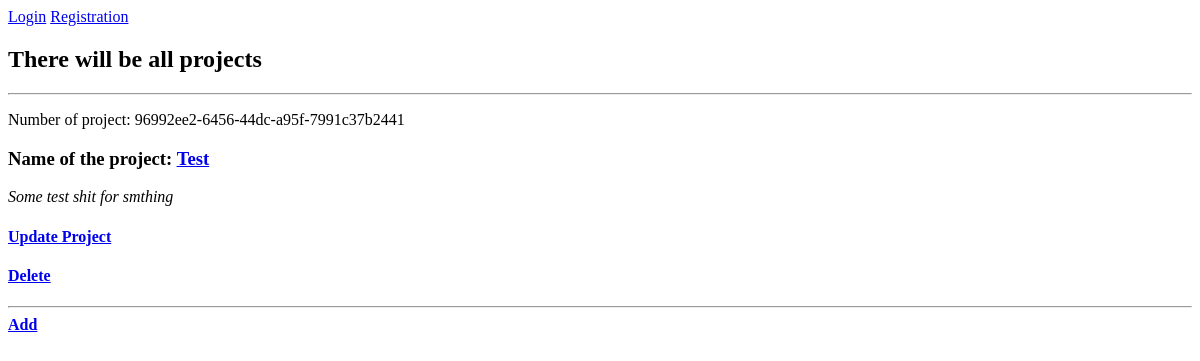
Before: / with the older database file.
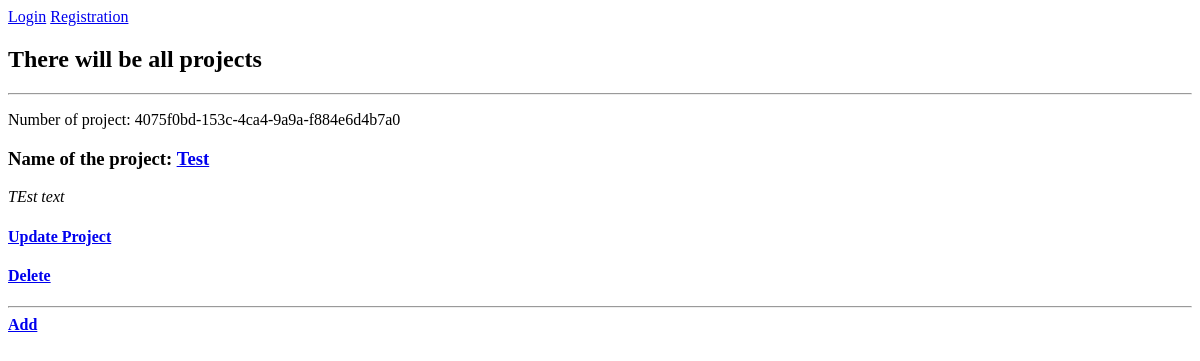
After: the same page with the newer database file.
### app_projects/models.py (models this page shows, shortened)
class Project(models.Model):
    tags = models.ManyToManyField(Tag, blank=True)
    title = models.CharField(max_length=100)
    slug = models.SlugField()
    description = models.TextField(null=True, blank=True)
    demo_link = models.CharField(max_length=500, null=True, blank=True)
    source_link = models.CharField(max_length=500, null=True, blank=True)
    created = models.DateTimeField(auto_now_add=True)
    id = models.UUIDField(default=uuid.uuid4, unique=True, primary_key=True, editable=False)
    """Connection project with users"""

### app_projects/views.py (the view)
# urls.py: path('', views.projects, name='projects'),
def projects(request):
    projects = Project.objects.all()
    context = {'projects': projects}
    return render(request, 'app_projects/projects.html', context)

### app_projects/templates/app_projects/projects.html (shortened to what this page needs)
<!DOCTYPE html>
{% extends 'base.html' %}
    {% block content %}
    <body>
      <h2>There will be all projects</h2>
      {% for project in projects %}
      <hr>
          <p>Number of project: {{ project.id }}</p>
          <h3>Name of the project: <a href="{% url 'project' project.id %}">{{ project.title }}</a></h3>
          <em>{{ project.description }}</em>
          <h4><a href="{% url 'update-project' project.id %}">Update Project</a></h4>
        <h4><a href="{% url 'delete' project.id %}">Delete</a></h4>
      {% endfor %}
      <hr>
        <strong><a href="{% url 'create-project' %}">Add<Project></Project></a></strong>
    </body>
    {% endblock %}

### templates/base.html (shortened to what this page needs)
<!DOCTYPE html>
{% load static %}
<html lang="en">
<head>
</head>
<body>
    {% include 'navbar.html' %}
    <div class="navbar-nav">
        {% if user.is_authenticated %}
                <a class="nav-item nav-link" href="{% url 'profile' %}">Profile</a>
                <a class="nav-item nav-link" href="{% url 'logout' %}">Logout</a>
        {% else %}
                <a class="nav-item nav-link" href="{% url 'login' %}">Login</a>
                <a class="nav-item nav-link" href="{% url 'register' %}">Registration</a>
        {% endif %}
    </div>
    {% block content %}
    {% endblock content %}
</body>
</html>

### templates/navbar.html (shortened to what this page needs)
<!DOCTYPE html>
{% load static %}
<html lang="en">
<head>
</head>
<body>
</body>
</html>

Changed rows visible on the page:
removed Project: id "96992ee2-6456-44dc-a95f-7991c37b2441", title "Test", description "Some test shit for smthing"
added Project: id "4075f0bd-153c-4ca4-9a9a-f884e6d4b7a0", title "Test", description "TEst text"
